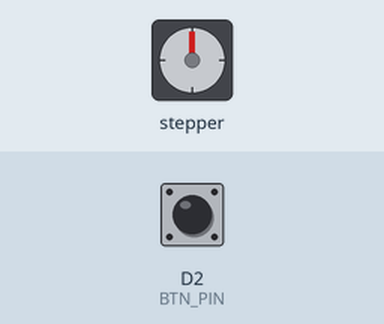
Recording of a sketch running on a simulated ESP8266 (NodeMCU). Parts: stepper motor. The test bench sets the inputs (shaded band); at power-on: D2 (BTN_PIN) HIGH. Stepper angles assume 2048 steps per turn; what the sketch prints to the serial monitor is not drawn.

Above: at 1.2 s.
1.3 s: D2 (BTN_PIN) pulled LOW for 0.15 s
At 2.66 s:
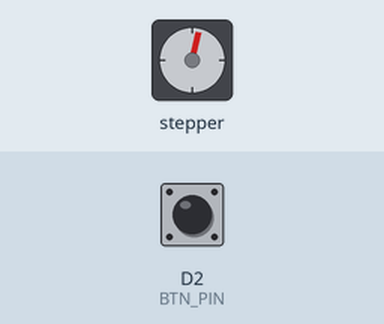
At 6.8 s:
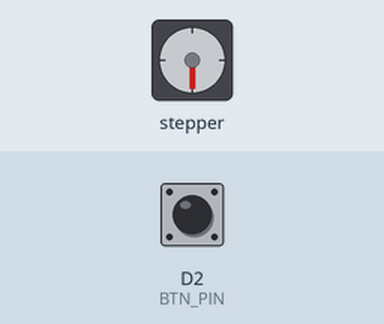
7.3 s: D2 (BTN_PIN) pulled LOW for 1 s
At 13.51 s:
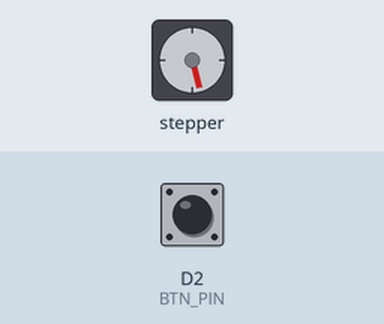
Timing chart, 0 to 17.3 s (numbered marks = the images above; inputs shaded):
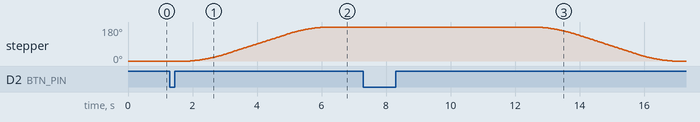

Measured:
- after the input at 1.3 s, stepper: turns 180° clockwise in 4.3 s, starting after 0.62 s
- after the input at 7.3 s, stepper: turns 180° counter-clockwise in 4.2 s, starting after 5.4 s

The sketch:

Pasta-Display.ino
```cpp
#include <Button2.h>
#include <AccelStepper.h>

// Specs of the 28BYJ-48 stepper motor
#define MOTORS_STEPS_PER_REVOLUTION 2048
#define MOTORS_MAXSPEED 360

// The pause in millis for the AUTO mode
#define PAUSE_LENGTH 4000

#define BTN_PIN D2

// Define a stepper and the pins it will use
// D5 - IN1
// D6 - IN2
// D7 - IN3
// D1 - IN4
AccelStepper stepper(AccelStepper::FULL4WIRE, D5, D7, D6, D1);
int pos_idx;
int position_coords[] = {
  0,
  (int) (MOTORS_STEPS_PER_REVOLUTION / 2.0),
  // (int) (2 * MOTORS_STEPS_PER_REVOLUTION / 3.0)
};

Button2 btn;

enum BarMode {
  MANUAL,
  AUTO
};
int mode = BarMode::MANUAL;

unsigned long pauseStarted = 0;

void nextPosition() {
  pos_idx = (pos_idx + 1) % 2;
  // Serial.print(pos_idx);
  // Serial.print(": ");
  // Serial.println(position_coords[pos_idx]);
  stepper.moveTo(position_coords[pos_idx]);
}

void onBtnClick(Button2& b) {
  // Go to next position
  if (stepper.distanceToGo() == 0) {
    nextPosition();
  }
}

void switchModes(Button2& b) {
  if (mode == BarMode::MANUAL) {
    mode = BarMode::AUTO;
  } else {
    mode = BarMode::MANUAL;
  }
}

void setup() {
  Serial.begin(115200);
  while (!Serial)  // Wait for the serial connection to be establised.
    delay(50);
  Serial.println("Inited");

  stepper.setMaxSpeed(MOTORS_MAXSPEED);
  stepper.setAcceleration(300);

  btn.begin(BTN_PIN);
  btn.setClickHandler(onBtnClick);
  btn.setLongClickHandler(switchModes);
}

void loop() {
  stepper.run();
  btn.loop();

  if (stepper.distanceToGo() == 0) {
    // Idle all stepper coils to not overheat
    stepper.disableOutputs();

    if (mode == BarMode::AUTO) {
      if (pauseStarted == 0) {
        pauseStarted = millis();
      } else if (millis() - pauseStarted > PAUSE_LENGTH) {
        nextPosition();
        pauseStarted = 0;
      }
    }
  }
}
```
